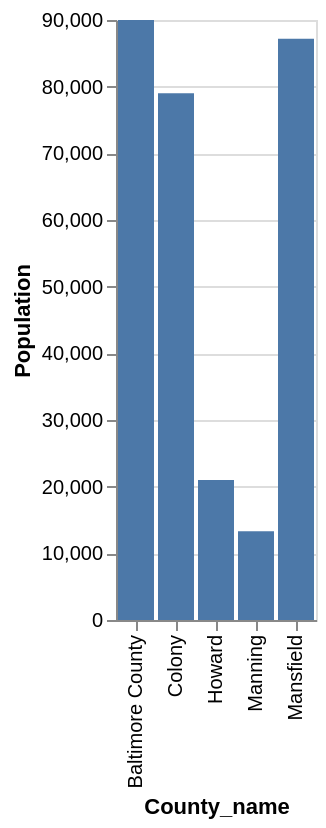

Write the Vega-Lite specification saved for this chart.
### Vega-Lite specification from a JSON file in a GitHub repository (floating-point values rounded to 4 significant figures)
{"data": {"values": [{"x_data": "Baltimore County", "y_data": 90000}, {"x_data": "Colony", "y_data": 79000}, {"x_data": "Howard", "y_data": 21000}, {"x_data": "Manning", "y_data": 13300}, {"x_data": "Mansfield", "y_data": 87200}]}, "mark": "bar", "encoding": {"x": {"field": "x_data", "type": "nominal", "title": "County_name", "sort": "ascending"}, "y": {"field": "y_data", "type": "quantitative", "title": "Population"}}}
